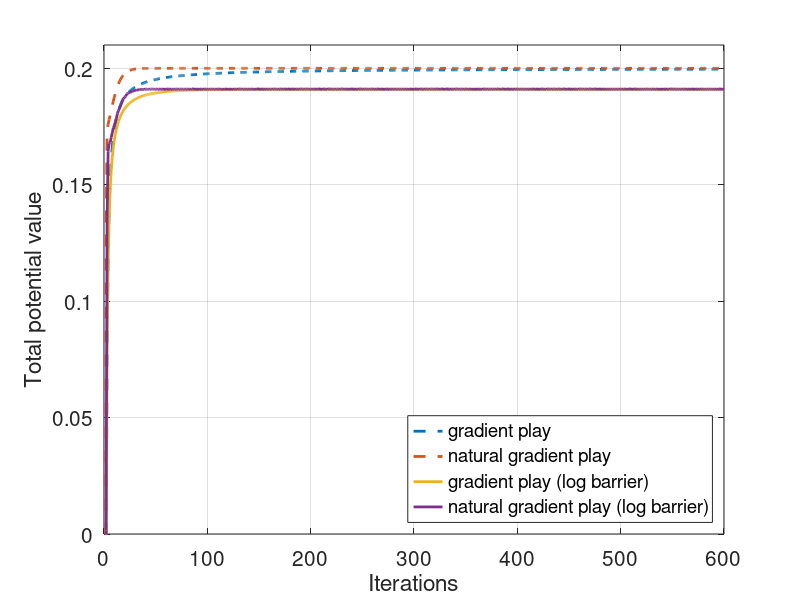

This chart was generated by the following MATLAB code: (Note: a time limit stopped this script after it produced the figure.)
clear all
PG = load('data/PG_good_initialization.mat');
NPG = load('data/NPG_good_initialization.mat');
log_PG = load('data/log_barrier_PG_good_initialization.mat');
log_NPG = load('data/log_barrier_NPG_good_initialization.mat');

%%
r_PG = PG.r_lst;
r_NPG = NPG.r_lst;
r_log_PG = log_PG.r_lst;
r_log_NPG = log_NPG.r_lst;

h = figure(1);
plot(r_PG(1:600),'--','Linewidth',2); hold on;
plot(r_NPG(1:600),'--','Linewidth',2);
plot(r_log_PG(1:600),'Linewidth',2);
plot(r_log_NPG(1:600),'Linewidth',2);
ylim([0,0.21])
legend('gradient play', 'natural gradient play','gradient play (log barrier)','natural gradient play (log barrier)','location','Southeast')
grid on
set(gca,'Fontsize',15)
xlabel('Iterations')
ylabel('Total potential value')
saveas(h, 'figures/r_lst_plot_good_initialization.jpg')
%%
c_PG = PG.c_lst;
c_NPG = NPG.c_lst;
c_log_PG = log_PG.c_lst;
c_log_NPG = log_NPG.c_lst;

h = figure(2)
plot(c_PG(1:600),'--','Linewidth',2); hold on;
plot(c_NPG(1:600),'--','Linewidth',2);
plot(c_log_PG(1:600),'Linewidth',2);
plot(c_log_NPG(1:600),'Linewidth',2);
%legend('gradient play', 'natural gradient play','gradient play (log barrier)','natural gradient play (log barrier)','location','Southeast')
grid on
set(gca,'Fontsize',15)
set(get(gca,'YLabel'),'Rotation',0, 'Position', [-50,0.45])
xlabel('Iterations')
ylabel('$c(\theta^{(t)})$', 'Interpreter', 'Latex')
saveas(h, 'figures/c_lst_plot_good_initialization.jpg')

%%
NE_PG = PG.NE_lst;
NE_NPG = NPG.NE_lst;
NE_log_PG = log_PG.NE_lst;
NE_log_NPG = log_NPG.NE_lst;

h = figure(3);
plot(NE_PG(1:600),'--','Linewidth',2); hold on;
plot(NE_NPG(1:600),'--','Linewidth',2);
plot(NE_log_PG(1:600),'Linewidth',2);
plot(NE_log_NPG(1:600),'Linewidth',2);
ylim([0,0.1])
legend('gradient play', 'natural gradient play','gradient play (log barrier)','natural gradient play (log barrier)','location','Northeast')
grid on
set(gca,'Fontsize',15)
xlabel('Iterations')
ylabel('NE gap')
saveas(h, 'figures/NE_lst_plot_good_initialization.jpg')

%%
g_PG = PG.g_lst;
g_NPG = NPG.g_lst;
g_log_PG = log_PG.g_lst;
g_log_NPG = log_NPG.g_lst;

h = figure(4);
plot(g_PG(1:600),'--','Linewidth',2); hold on;
plot(g_NPG(1:600),'--','Linewidth',2);
plot(g_log_PG(1:600),'Linewidth',2);
plot(g_log_NPG(1:600),'Linewidth',2);
ylim([0,0.1])
legend('gradient play', 'natural gradient play','gradient play (log barrier)','natural gradient play (log barrier)','location','Northeast')
grid on
set(gca,'Fontsize',15)
xlabel('Iterations')
ylabel('Gradient Norm')
saveas(h, 'figures/g_lst_plot_good_initialization.jpg')

% TODO: gradient norm plot, different initial value (good and bad)
